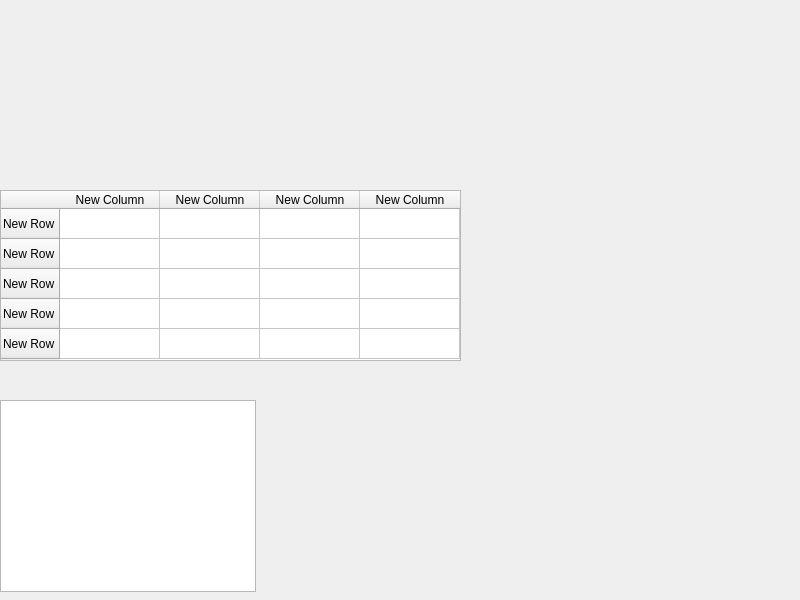
<?xml version="1.0" encoding="UTF-8"?>
<ui version="4.0">
 <class>Form</class>
 <widget class="QWidget" name="Form">
  <property name="geometry">
   <rect>
    <x>0</x>
    <y>0</y>
    <width>800</width>
    <height>600</height>
   </rect>
  </property>
  <property name="windowTitle">
   <string>Form</string>
  </property>
  <widget class="QTableWidget" name="tableWidget">
   <property name="geometry">
    <rect>
     <x>0</x>
     <y>190</y>
     <width>461</width>
     <height>171</height>
    </rect>
   </property>
   <row>
    <property name="text">
     <string>New Row</string>
    </property>
   </row>
   <row>
    <property name="text">
     <string>New Row</string>
    </property>
   </row>
   <row>
    <property name="text">
     <string>New Row</string>
    </property>
   </row>
   <row>
    <property name="text">
     <string>New Row</string>
    </property>
   </row>
   <row>
    <property name="text">
     <string>New Row</string>
    </property>
   </row>
   <column>
    <property name="text">
     <string>New Column</string>
    </property>
   </column>
   <column>
    <property name="text">
     <string>New Column</string>
    </property>
   </column>
   <column>
    <property name="text">
     <string>New Column</string>
    </property>
   </column>
   <column>
    <property name="text">
     <string>New Column</string>
    </property>
   </column>
  </widget>
  <widget class="QGraphicsView" name="graphicsView">
   <property name="geometry">
    <rect>
     <x>0</x>
     <y>400</y>
     <width>256</width>
     <height>192</height>
    </rect>
   </property>
   <property name="mouseTracking">
    <bool>false</bool>
   </property>
  </widget>
 </widget>
 <resources/>
 <connections/>
</ui>
